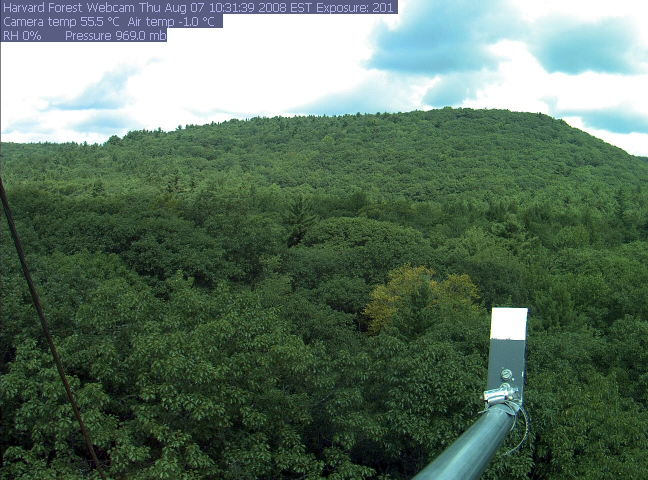
#> input picture python/test_data/harvard_2008_08_07_103137.jpg, 1296 x 960 px, found by its file name (shown at 1/2 size)
$ python test_gcc_calculation.py   (Python 2 division)   (older library calls are emulated)
#> lines starting #> are read from the running program, lines starting #| are printed output that depends on the picture; after the words box and inside, x2 and y2 are one past the last pixel; in counts of white or black regions, pixels touching at a corner belong together
#> further down, im is the input picture: PIL image 1296x960 RGB; mean R, G, B 93.2, 114.6, 97.6
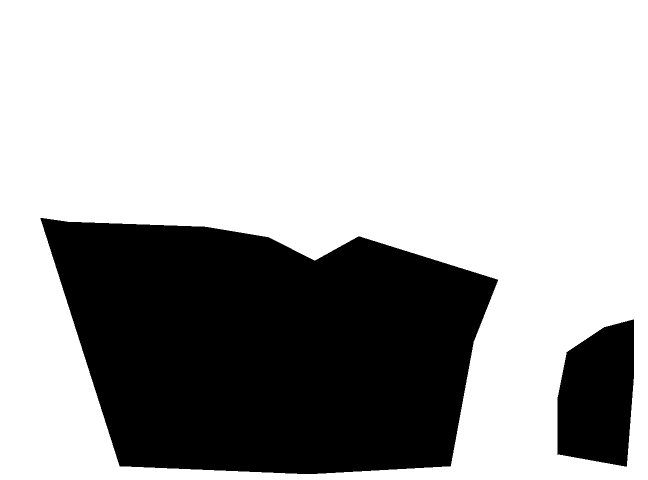
#> input picture python/test_data/harvard_deciduous_0001_01.tif, 1296 x 960 px, found by its file name (shown at 1/2 size)
#> further down, roi_img is the input picture: PIL image 1296x960 L; 68.2% white; 2 black regions, box (x1, y1, x2, y2) and area: (81, 436, 996, 948) 359108, (1114, 639, 1268, 933) 36478
### python/phenocam_toolkit.py
"""
phenocam_toolkit.py

A collection of routines for processing images from the PhenoCam
Network (http://phenocam.sr.unh.edu/).  For the latest version and
documentation on this library see: http://phenocam.sr.unh.edu/webcam/tools.

Depends: numpy, PIL

"""

import numpy as np
import os, sys, re, glob
import datetime

###############################################################################

def get_dn_means(im, roimask):

    """
    function to return mean DN values for an image / mask pair.
    """

    # split into bands
    (im_r, im_g, im_b) = im.split()
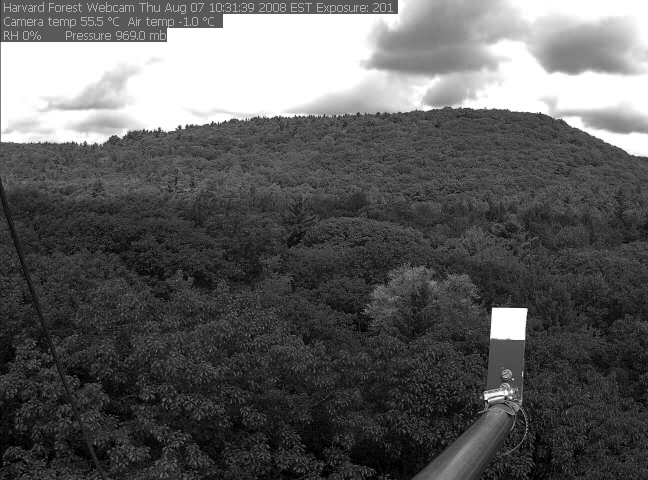
#> im_r: PIL image 1296x960 L (shown at 1/2 size); min 0, max 255, mean 93.2
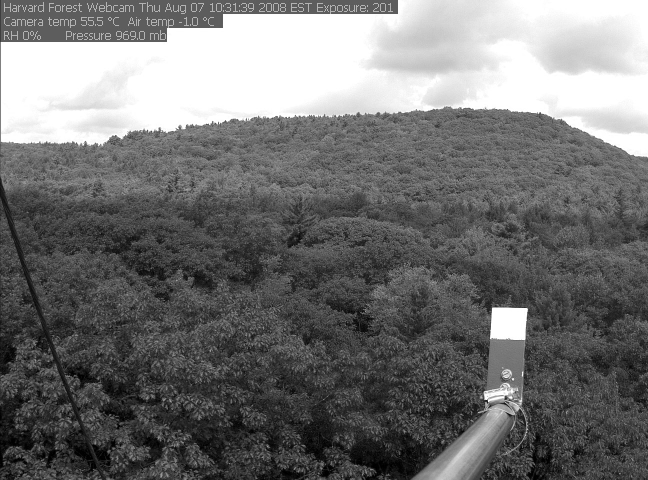
#> im_g: PIL image 1296x960 L (shown at 1/2 size); min 0, max 255, mean 114.6
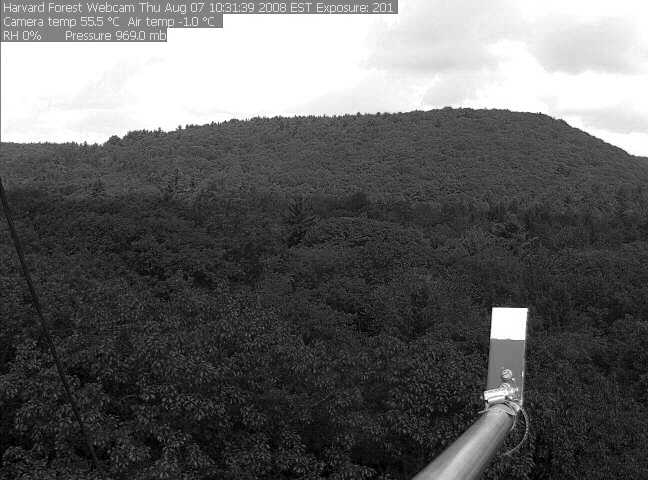
#> im_b: PIL image 1296x960 L (shown at 1/2 size); min 0, max 255, mean 97.6

    # create numpy arrays with bands
    r_array = np.asarray(im_r, dtype=np.float)
    g_array = np.asarray(im_g, dtype=np.float)
    b_array = np.asarray(im_b, dtype=np.float)
    brt_array = r_array + g_array + b_array
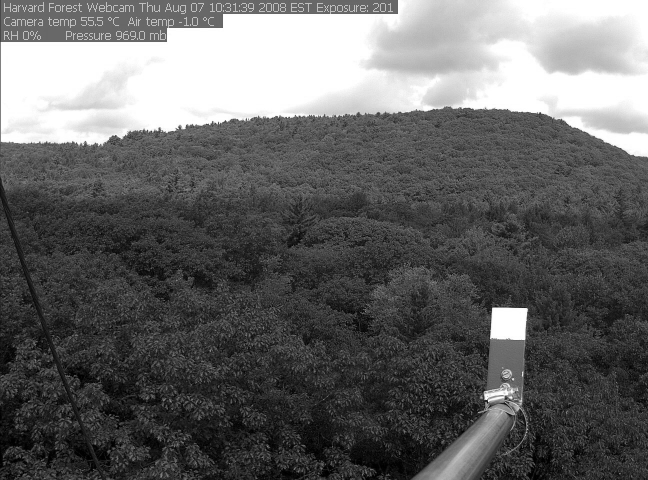
#> brt_array: shape (960, 1296) float64 (shown at 1/2 size); min 0, max 765, mean 305.4; drawn with min black and max white

    # try applying mask to brightness image ... if mask and image don't
    # have same size this will raise an exception.
    try:
        brt_ma = np.ma.array(brt_array,mask=roimask)
    except:
        errstr = "Error applying mask to: %s\n" % (imgfile,)
        sys.stderr.write(errstr)
        sys.exit

    # make masked arrays for R,G,B
    g_ma = np.ma.array(g_array,mask=roimask)
    r_ma = np.ma.array(r_array,mask=roimask)
    b_ma = np.ma.array(b_array,mask=roimask)

    # find mean values to store
    g_mean_roi = np.mean(g_ma)
#> g_mean_roi = 60.92
    r_mean_roi = np.mean(r_ma)
#> r_mean_roi = 41.39
    b_mean_roi = np.mean(b_ma)
#> b_mean_roi = 37.18

    return [r_mean_roi, g_mean_roi,  b_mean_roi]

###############################################################################

# [209 lines left out: functions fn2datetime, doy2date, date2doy, datetime2fdoy, getsiteimglist, not called in this run]

##########################################################################################

### python/test_gcc_calculation.py
#!/usr/bin/env python

"""
Script to test calculation of gcc value from a single image and mask.
"""

from PIL import Image
import numpy as np
import os, sys
from datetime import datetime as dt
import phenocam_toolkit as pt

archive_dir = '../test_data'
imgfile = 'harvard_2008_08_07_103137.jpg'
maskfile = 'harvard_deciduous_0001_01.tif'
gcc_expected = 0.4367

imgpath = os.path.join(archive_dir,imgfile)
maskpath = os.path.join(archive_dir,maskfile)


if __name__ == "__main__":

    now = dt.now()

    # print some info to stdout
    print "========================================="
    print "test_gcc_calculation.py: "
    print "date: %s" % (now.strftime('%Y-%m-%d %H:%M:%S'),)
    print "image file: %s" % (imgfile,)
    print "mask file: %s" % (maskfile,)
    print "========================================="

    # open and read image file
    im = Image.open(imgpath)
    im.load()

    # open and read mask file
    roi_img = Image.open(maskpath)
    roi_img.load()

    # convert mask image to boolean numpy array
    roimask = np.asarray(roi_img,dtype=np.bool8)

    [r_mean_roi, g_mean_roi, b_mean_roi] = pt.get_dn_means(im, roimask)
#> r_mean_roi = 41.39; g_mean_roi = 60.92; b_mean_roi = 37.18

    brt_mean_roi = r_mean_roi + g_mean_roi + b_mean_roi
#> brt_mean_roi = 139.5
    gcc_roi = g_mean_roi / brt_mean_roi
#> gcc_roi = 0.437

    print "DN-R, DN-G, DN-B"
    print "%5.4f, %5.4f, %5.4f" % (r_mean_roi, g_mean_roi, b_mean_roi,)
#| 41.3937, 60.9177, 37.1840
    print "Calculated value: %4.4f" % (gcc_roi,)
#| Calculated value: 0.4367
    print "Expected value:   %4.4f" % (gcc_expected,)

    if np.abs(gcc_roi - gcc_expected) > .00005:
        print "gcc calculation failed!"
    else:
        print "gcc calculation succeeded!"
